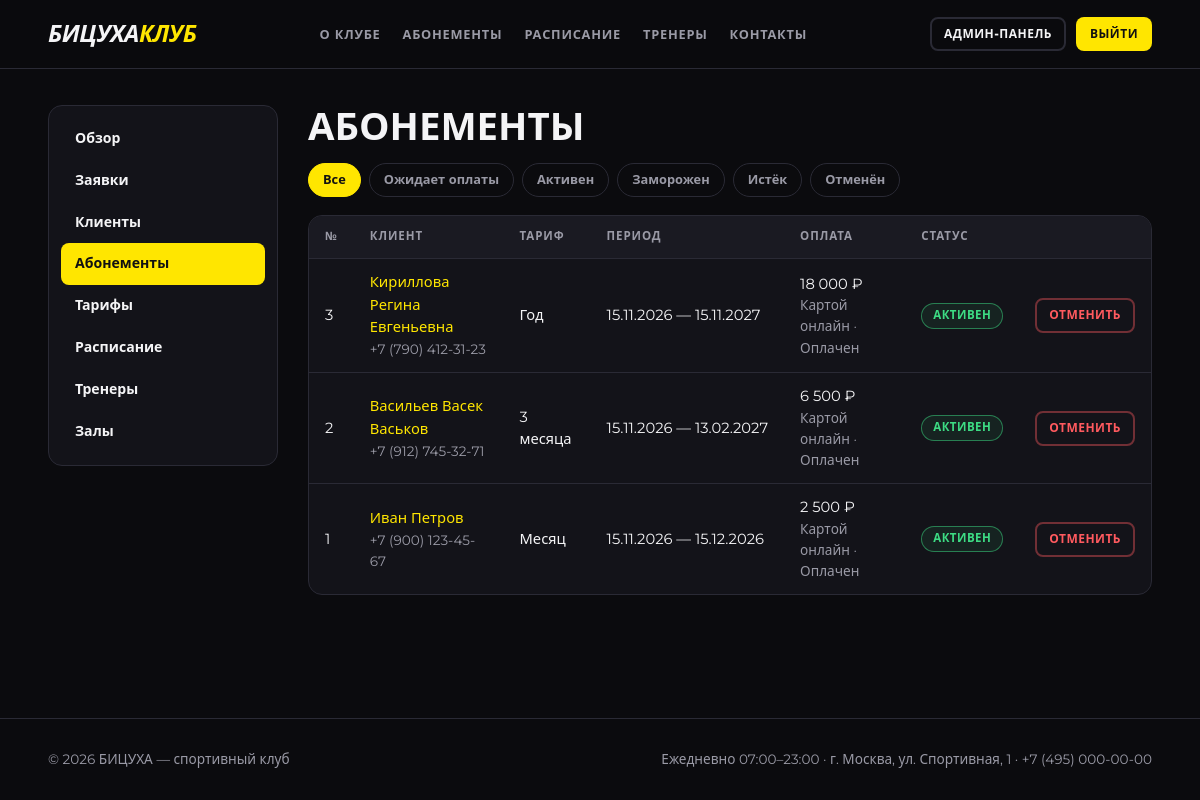
The app's page /admin/subscriptions (signed in) with its own data.
### tables this page shows
CREATE TABLE payments (
    id              INTEGER PRIMARY KEY AUTOINCREMENT,
    subscription_id INTEGER NOT NULL UNIQUE REFERENCES subscriptions(id) ON DELETE CASCADE,
    amount          INTEGER NOT NULL CHECK (amount >= 0),
    method          TEXT    NOT NULL CHECK (method IN ('card','cash')),
    status          TEXT    NOT NULL DEFAULT 'pending' CHECK (status IN ('pending','paid','refunded')),
    paid_at         TEXT,
    CHECK (status <> 'paid' OR paid_at IS NOT NULL)
);

CREATE TABLE subscriptions (
    id          INTEGER PRIMARY KEY AUTOINCREMENT,
    client_id   INTEGER NOT NULL REFERENCES clients(id) ON DELETE CASCADE,
    plan_id     INTEGER NOT NULL REFERENCES plans(id)   ON DELETE RESTRICT,
    start_date  TEXT,               -- проставляется при оплате
    end_date    TEXT,
    frozen_from TEXT,               -- дата начала заморозки (если frozen)
    status      TEXT    NOT NULL DEFAULT 'pending'
                CHECK (status IN ('pending','active','frozen','expired','cancelled')),
    created_at  TEXT    NOT NULL DEFAULT (datetime('now','localtime')),
    CHECK (status IN ('pending','cancelled') OR (start_date IS NOT NULL AND end_date IS NOT NULL)),
    CHECK (end_date IS NULL OR end_date >= start_date)
);

CREATE TABLE clients (
    id                INTEGER PRIMARY KEY AUTOINCREMENT,
    user_id           INTEGER NOT NULL UNIQUE REFERENCES users(id) ON DELETE CASCADE,
    full_name         TEXT    NOT NULL,
    phone             TEXT    NOT NULL UNIQUE,
    registration_date TEXT    NOT NULL DEFAULT (date('now','localtime'))
);

CREATE TABLE plans (
    id            INTEGER PRIMARY KEY AUTOINCREMENT,
    name          TEXT    NOT NULL UNIQUE,
    duration_days INTEGER NOT NULL CHECK (duration_days > 0),
    price         INTEGER NOT NULL CHECK (price >= 0),      -- в рублях
    description   TEXT,
    is_active     INTEGER NOT NULL DEFAULT 1 CHECK (is_active IN (0,1))
);

### admin.py (the view)
@bp.route("/subscriptions")
def subscriptions():
    status = request.args.get("status", "")
    sql = ("SELECT s.*, c.full_name, c.phone, p.name AS plan_name, "
           "       pay.amount, pay.status AS pay_status, pay.method "
           "FROM subscriptions s JOIN clients c ON c.id=s.client_id JOIN plans p ON p.id=s.plan_id "
           "LEFT JOIN payments pay ON pay.subscription_id=s.id ")
    params = ()
    if status in ("pending", "active", "frozen", "expired", "cancelled"):
        sql += "WHERE s.status=? "
        params = (status,)
    rows = q_all(sql + "ORDER BY s.id DESC", params)
    return render_template("admin/subscriptions.html", rows=rows, status=status)

### admin.py (called while the page is built)
@bp.before_request
@role_required("admin")
def _only_admin():
    return None

@bp.context_processor
def _badges():
    return dict(
        badge_apps=q_val("SELECT COUNT(*) FROM applications WHERE status='new'"),
        badge_pay=q_val("SELECT COUNT(*) FROM subscriptions s JOIN payments p ON p.subscription_id=s.id "
                        "WHERE s.status='pending' AND p.status='pending'"))

### app.py (called while the page is built)
@app.template_filter("date_ru")
def date_ru(value):
    if not value:
        return "—"
    return date.fromisoformat(value[:10]).strftime("%d.%m.%Y")

@app.template_filter("phone")
def phone_fmt(value):
    v = value or ""
    if len(v) == 11:
        return f"+7 ({v[1:4]}) {v[4:7]}-{v[7:9]}-{v[9:]}"
    return v

@app.template_filter("rub")
def rub(value):
    return f"{int(value or 0):,}".replace(",", "\u00a0") + "\u00a0₽"

@app.context_processor
def inject_globals():
    return dict(csrf_token=csrf_token, CLUB_NAME=CLUB_NAME, SUB_STATUS=SUB_STATUS,
                PAY_STATUS=PAY_STATUS, PAY_METHOD=PAY_METHOD, ROLE_NAME=ROLE_NAME,
                today_iso=date.today().isoformat())

@app.before_request
def before_request():
    logic.refresh_statuses()
    load_user()
    check_csrf()

@app.after_request
def security_headers(resp):
    resp.headers.setdefault("X-Content-Type-Options", "nosniff")
    resp.headers.setdefault("X-Frame-Options", "DENY")
    resp.headers.setdefault("Referrer-Policy", "same-origin")
    return resp

### auth.py (called while the page is built)
def load_user():
    g.user = None
    uid = session.get("uid")
    if not uid:
        return
    user = q_one(
        "SELECT u.id, u.email, u.role, u.is_active, "
        "       COALESCE(c.full_name, e.full_name) AS name, "
        "       c.id AS client_id, e.id AS employee_id "
        "FROM users u "
        "LEFT JOIN clients c ON c.user_id = u.id "
        "LEFT JOIN employees e ON e.user_id = u.id "
        "WHERE u.id = ?", (uid,))
    if user and user["is_active"]:
        g.user = user
    else:
        session.clear()

def role_required(*roles):
    def decorator(view):
        @wraps(view)
        def wrapper(*args, **kwargs):
            if g.user is None:
                flash("Войдите в аккаунт, чтобы продолжить.", "error")
                nxt = request.path if request.method == "GET" else None
                return redirect(url_for("login", next=nxt))
            if roles and g.user["role"] not in roles:
                abort(403)
            return view(*args, **kwargs)
        return wrapper
    return decorator

### templates/admin/subscriptions.html (shortened to what this page needs)
{% extends 'admin/base.html' %}
{% block admin %}
<div class="toolbar">
  <h1 class="page-title" style="margin:0">Абонементы</h1>
  <div class="tabs">
    <a href="{{ url_for('admin.subscriptions') }}" class="{{ 'on' if not status }}">Все</a>
    {% for k, v in SUB_STATUS.items() %}<a href="{{ url_for('admin.subscriptions', status=k) }}" class="{{ 'on' if status == k }}">{{ v }}</a>{% endfor %}
  </div>
</div>
<div class="table-wrap"><table>
  <thead><tr><th>№</th><th>Клиент</th><th>Тариф</th><th>Период</th><th>Оплата</th><th>Статус</th><th></th></tr></thead><tbody>
  {% for s in rows %}
    <tr><td>{{ s.id }}</td>
      <td><a href="{{ url_for('admin.client_detail', client_id=s.client_id) }}">{{ s.full_name }}</a><div class="muted small">{{ s.phone|phone }}</div></td>
      <td>{{ s.plan_name }}</td>
      <td class="nowrap">{% if s.start_date %}{{ s.start_date|date_ru }} — {{ s.end_date|date_ru }}{% else %}—{% endif %}</td>
      <td>{% if s.amount is not none %}{{ s.amount|rub }}<div class="muted small">{{ PAY_METHOD[s.method] }} · {{ PAY_STATUS[s.pay_status] }}</div>{% else %}—{% endif %}</td>
      <td><span class="pill pill-{{ s.status }}">{{ SUB_STATUS[s.status] }}</span></td>
      <td class="actions">
        {% if s.status in ('pending','active','frozen') %}<form method="post" action="{{ url_for('admin.subscription_action', sub_id=s.id, action='cancel') }}" data-confirm="Отменить абонемент? Оплата будет помечена как возвращённая.">
          <button class="btn btn-danger btn-sm">Отменить</button></form>{% endif %}
      </td></tr>
  {% else %}<tr><td colspan="7" class="empty">Нет абонементов.</td></tr>{% endfor %}
</tbody></table></div>
{% endblock %}

### static/css/style.css (style rules this page uses)
:root { --bg: #0b0b0e; --surface: #131319; --surface-2: #1a1a22; --line: #2a2a35; --accent: #ffe600; --accent-ink: #111; --text: #f4f4f6; --muted: #9a9aa6; --ok: #3ddc84; --warn: #ffb020; --err: #ff5a5f; --radius: 14px; }
* { box-sizing: border-box; margin: 0; padding: 0; }
html { scroll-behavior: smooth; scroll-padding-top: 80px; }
body { font-family: 'Montserrat', system-ui, -apple-system, 'Segoe UI', Roboto, Arial, sans-serif; background: var(--bg); color: var(--text); line-height: 1.55; min-height: 100vh; display: flex; flex-direction: column; }
a { color: var(--accent); text-decoration: none; }
h1, h2, h3, h4 { line-height: 1.15; font-weight: 800; }
.muted { color: var(--muted); }
.small { font-size: .85rem; }
.nowrap { white-space: nowrap; }
.btn { display: inline-block; border: 2px solid transparent; border-radius: 10px; cursor: pointer; padding: 11px 22px; font: inherit; font-weight: 800; font-size: .9rem; text-transform: uppercase; letter-spacing: .04em; transition: transform .1s, background .2s, border-color .2s; text-align: center; }
.btn-danger { background: transparent; color: var(--err); border-color: rgba(255,90,95,.4); }
.btn-sm { padding: 6px 12px; font-size: .75rem; border-radius: 8px; }
.table-wrap { overflow-x: auto; border: 1px solid var(--line); border-radius: var(--radius); background: var(--surface); }
table { width: 100%; border-collapse: collapse; font-size: .92rem; }
th, td { padding: 12px 16px; text-align: left; border-bottom: 1px solid var(--line); vertical-align: middle; }
th { background: var(--surface-2); font-size: .72rem; text-transform: uppercase; letter-spacing: .08em; color: var(--muted); white-space: nowrap; }
tr:last-child td { border-bottom: 0; }
td.actions { white-space: nowrap; text-align: right; }
td.actions form, .inline { display: inline; }
.page-title { font-size: clamp(1.7rem, 4vw, 2.4rem); text-transform: uppercase; margin-bottom: 8px; }
.pill { display: inline-block; padding: 3px 11px; border-radius: 20px; font-size: .72rem; font-weight: 800; text-transform: uppercase; letter-spacing: .04em; border: 1px solid; white-space: nowrap; }
.pill-active, .pill-paid, .pill-booked, .pill-processed, .pill-planned { color: var(--ok); border-color: rgba(61,220,132,.5); background: rgba(61,220,132,.08); }
.toolbar { display: flex; justify-content: space-between; align-items: center; gap: 14px; flex-wrap: wrap; margin-bottom: 18px; }
.tabs { display: flex; gap: 8px; flex-wrap: wrap; }
.tabs a { padding: 6px 14px; border: 1px solid var(--line); border-radius: 20px; color: var(--muted); font-weight: 700; font-size: .8rem; }
.tabs a.on { background: var(--accent); color: var(--accent-ink); border-color: var(--accent); }

### records on screen
payments: id "3", full_name "Кириллова Регина Евгеньевна", phone "+7 (790) 412-31-23", plan_name "Год", start_date "15.11.2026", end_date "15.11.2027", amount|rub "18 000 ₽", method "Картой онлайн", status "Оплачен"
subscriptions: status "АКТИВЕН"
payments: id "2", full_name "Васильев Васек Васьков", phone "+7 (912) 745-32-71", plan_name "3 месяца", start_date "15.11.2026", end_date "13.02.2027", amount|rub "6 500 ₽", method "Картой онлайн", status "Оплачен"
subscriptions: status "АКТИВЕН"
payments: id "1", full_name "Иван Петров", phone "+7 (900) 123-45-67", plan_name "Месяц", start_date "15.11.2026", end_date "15.12.2026", amount|rub "2 500 ₽", method "Картой онлайн", status "Оплачен"
subscriptions: status "АКТИВЕН"

### other values on screen
{{ CLUB_NAME }} "БИЦУХА"
{{ v }} "Ожидает оплаты" "Активен" "Заморожен" "Истёк" "Отменён"
